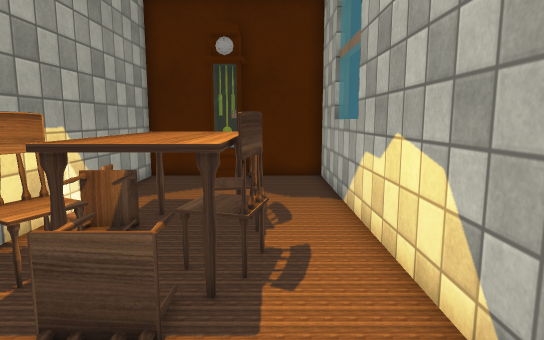
[1] (above)

16 first-person views from a walk through a Unity game level. The camera is 1.2 m above the floor, tilts 8° down and sees 75° across. Doors are open. The floor is counted in squares, 0.5 m on a side. Each view is taken from the middle of a square. On the plan, view 1 faces up. The plan holds only what a view shows up to about 20 squares ahead; the rest is blank. The place goes on beyond the plan. The player is left out. Some surface patterns are stand-ins.

[2]
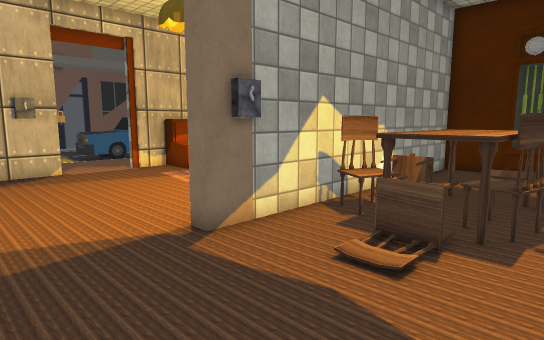

[3]
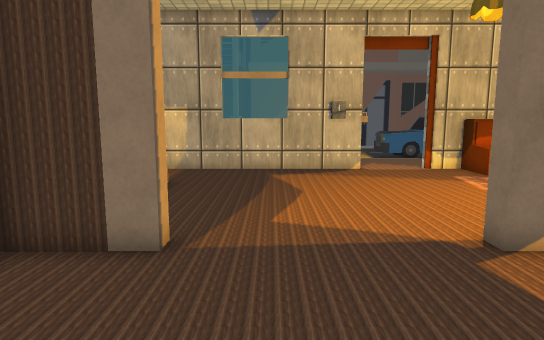

[4]
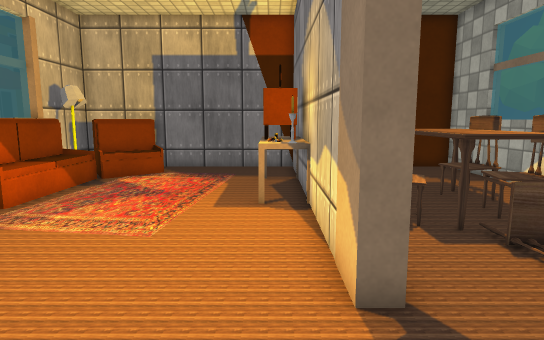

[5]
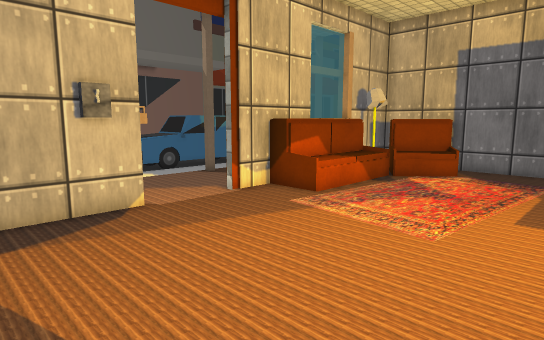

[6]
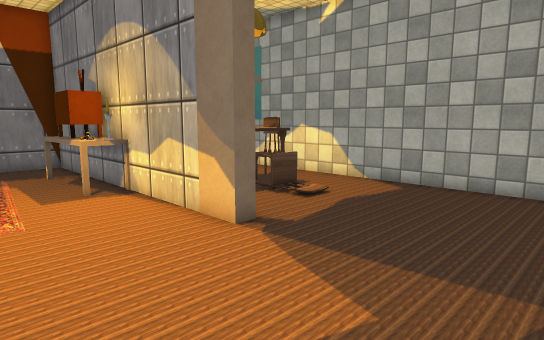

[7]
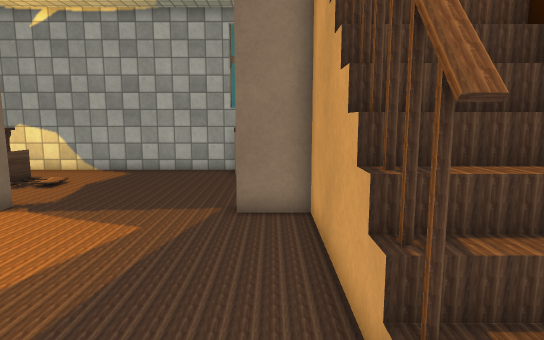

[8]
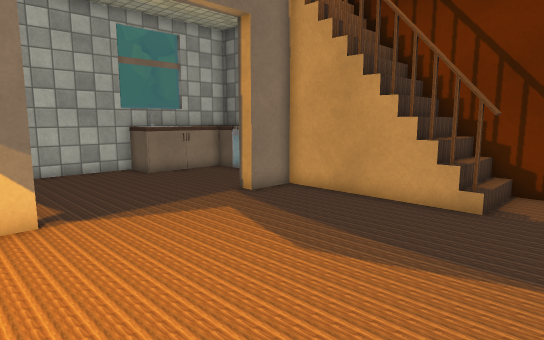

[9]
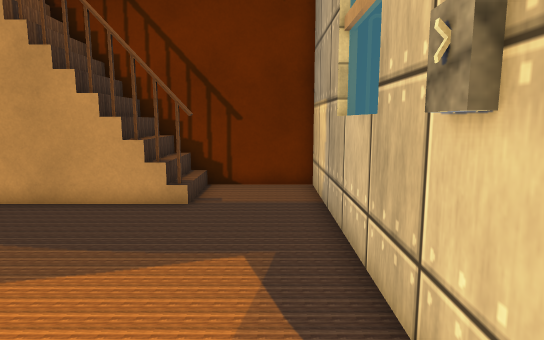

[10]
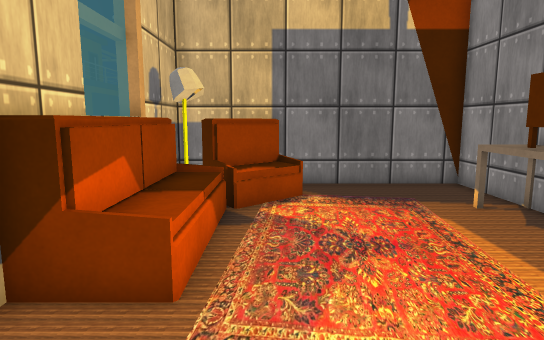

[11]
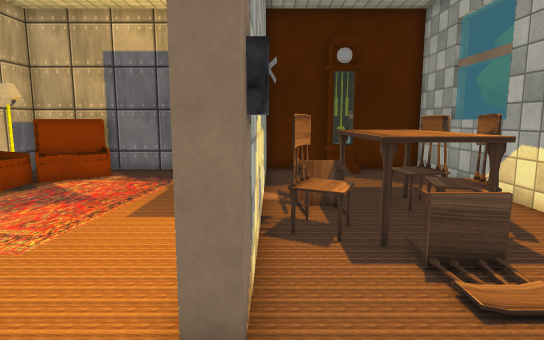

[12]
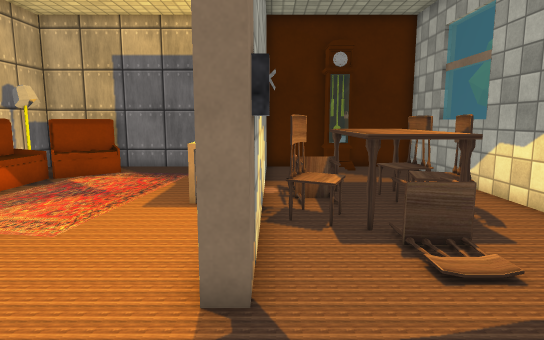

[13]
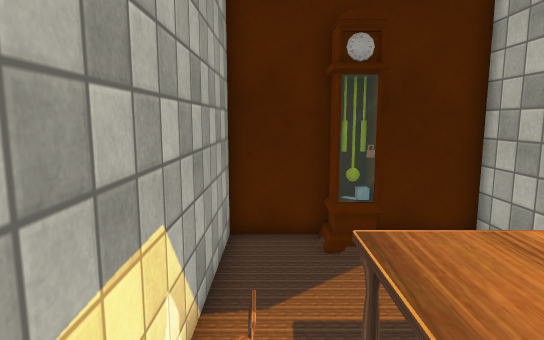

[14]
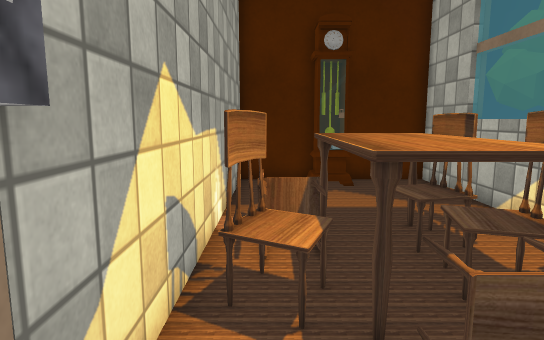

[15]
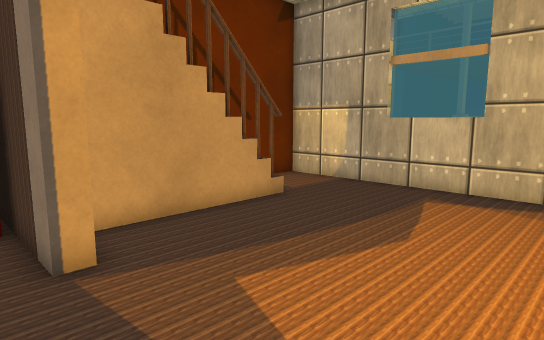

[16]
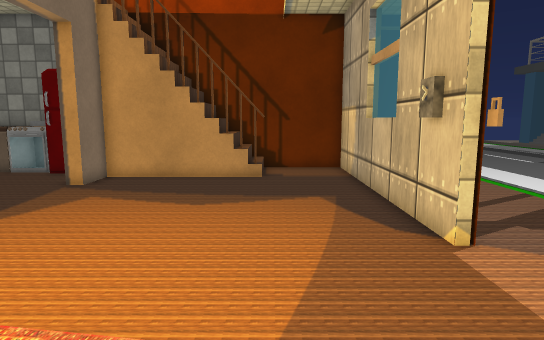

### Floor plan
Key: @ floor where view 1 was taken; # wall or solid block; . main floor; : floor 0.5 m higher than the main floor; / step, stairs or slope; D open door; = window, fence, low wall or low ledge; ^ raised ledge; v drop or lower ground; C clock; H chair; T table; S sofa; A armchair; L lamp; B TV; E oven; U cube; O other object.
Columns run from 17 left of view 1 to 3 right of it. Each row starts with its distance up from view 1.
 15 #vvAA##########CC###
 14 #v AA......##..UC..#
 13 #LLA:......##......#
 12 #LL//......##......##
 11 #S .......^^#......#
 10 #S ...... B##......#
  9 #S ...... B##HTTT..#
  8 #S .......B^#HHTTH.#
  7 #S .......^O#HHTT..#
  6 #S.........##HTTTH.#
  5 # .........##/TTTH.#
  4 D..........##.THH..#
  3 D..........##..H...#
  2 O..........##......#
  1 ##.........D#......#
  0 ##.........D.....@.#
 -1  #.........D.......#
 -2 # .........D.......#
 -3 #..........D.......#
 -4 #..........D......=#
 -5 # .........D#....=#
 -6  #.........##....=
 -7  #...########....=
 -8  #...######   /EE=
 -9 ##...///////
-10 ############

Positions as (right, up) in squares from view 1, and headings:
1: (0, 0), facing up
2: (1, -3), facing up-left
3: (1, -3), facing left
4: (-7, -3), facing up
5: (-7, -3), facing up-left
6: (-11, -5), facing up-right
7: (-15, -6), facing right
8: (-15, 3), facing down-right
9: (-15, 3), facing down
10: (-13, 2), facing up
11: (-5, -2), facing up
12: (-5, -3), facing up
13: (-4, 5), facing up
14: (-4, 1), facing up
15: (-4, 1), facing down-left
16: (-13, 8), facing down
